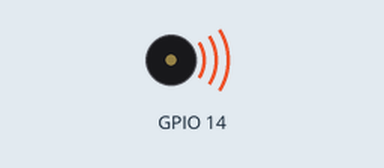
Bench run of a sketch on a simulated ESP32. Parts: buzzer (waves = sounding).

Above: at 0.4 s.
At 7.3 s:
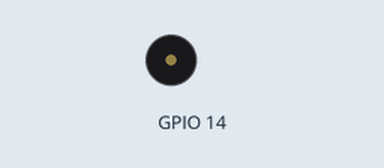
Timing chart, 0 to 10.8 s (numbered marks = the images above):
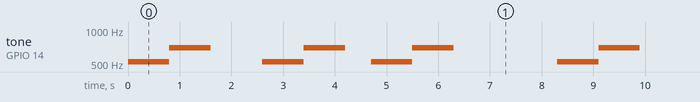

Measured:
- by itself, tone on GPIO 14: repeats every 8.3 s: 698 Hz 0.80 s, silent 1.0 s, 523 Hz 0.80 s, 698 Hz 0.80 s, silent 0.50 s, 523 Hz 0.80 s, 698 Hz 0.80 s, silent 2.0 s, 523 Hz 0.80 s

The sketch:

ch3_3_1.ino
```cpp
//Generated Date: Thu, 04 Jul 2024 07:51:39 GMT


void playBuzzer(int pin, String frequency, String delaytime, int channel) {
  int freq = 2000;
  int resolution = 8;
  ledcSetup(channel, freq, resolution);
  ledcAttachPin(pin, channel);
  String f="",d="",split=",";
  int s1=0;
  frequency+=",";
  delaytime+=",";
  for (int i=0;i<frequency.length();i++) {
    if (frequency[i]==split[0]) {
  	   f=frequency.substring(s1,i);
  	   s1=i+1;
  	   for (int j=0;j<delaytime.length();j++) {
  	      if (delaytime[j]==split[0]) {
  		    d=delaytime.substring(0,j);
  		    ledcWriteTone(channel, f.toInt());
  		    delay(d.toInt());
  		    delaytime=delaytime.substring(j+1);
  		    break;
  	      }
  	    }
    }
  }
  ledcWriteTone(channel, 0);
}

void Alarm_sound() {
  playBuzzer(14, "523", "800", 0);
  playBuzzer(14, "698", "800", 0);
}

void setup()
{

}

void loop()
{
  Alarm_sound();
  delay(1000);
  Alarm_sound();
  delay(500);
  Alarm_sound();
  delay(2000);
}
```
